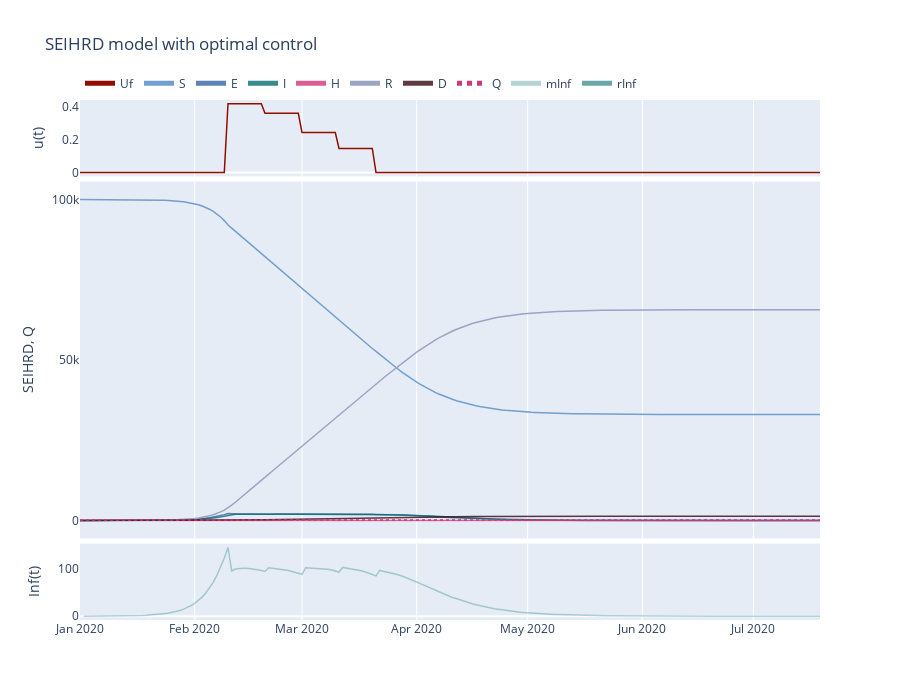

The cell this chart's notebook holds for it:
### Code cell
from MSEIR import MSEIR

city_kwargs = {'n_periods': 200, 'N': 100000,
               'R_0': 2.0, 'tLat': 2, 'tInf': 2, 'tHosp': 2,
               'pMild': 0.90, 'pFatal': 0.20, 'pOvf':0.20,
               'Q': 200, 'S0': 100000-1,
               'E0': 0, 'I0': 1, 'H0': 0, 'R0': 0, 'D0': 0}

m = MSEIR(**city_kwargs)
res = m.solve(optimize=True, solver='SLSQP', bounds=(0,0.9), freq=10, hor=10)
m.plot(res[::10], comps='SEIHRD')

### Figure 1 — Plotly figure (JSON) as saved in the notebook; plotly's stock layout.template omitted (floating-point values rounded to 4 significant figures; data arrays with more than 128 entries replaced by an {"elided": "..."} marker saying what was removed)
{"data": [{"line": {"color": "#910d00", "width": 1.5}, "name": "Uf", "opacity": 1, "type": "scatter", "x": {"elided": "200 str values"}, "xaxis": "x", "y": {"elided": "201 float values"}, "yaxis": "y"}, {"line": {"color": "#729fcf", "width": 1.5}, "name": "S", "opacity": 1, "type": "scatter", "x": {"elided": "200 str values"}, "xaxis": "x2", "y": {"elided": "201 float values"}, "yaxis": "y2"}, {"line": {"color": "#3465a4", "width": 1.5}, "name": "E", "opacity": 0.8, "type": "scatter", "x": {"elided": "200 str values"}, "xaxis": "x2", "y": {"elided": "201 float values"}, "yaxis": "y2"}, {"line": {"color": "#086d71", "width": 1.5}, "name": "I", "opacity": 0.8, "type": "scatter", "x": {"elided": "200 str values"}, "xaxis": "x2", "y": {"elided": "201 float values"}, "yaxis": "y2"}, {"line": {"color": "#cc397b", "width": 1.5}, "name": "H", "opacity": 0.8, "type": "scatter", "x": {"elided": "200 str values"}, "xaxis": "x2", "y": {"elided": "201 float values"}, "yaxis": "y2"}, {"line": {"color": "#9ca4c4", "width": 1.5}, "name": "R", "opacity": 1, "type": "scatter", "x": {"elided": "200 str values"}, "xaxis": "x2", "y": {"elided": "201 float values"}, "yaxis": "y2"}, {"line": {"color": "#380915", "width": 1.5}, "name": "D", "opacity": 0.8, "type": "scatter", "x": {"elided": "200 str values"}, "xaxis": "x2", "y": {"elided": "201 float values"}, "yaxis": "y2"}, {"line": {"color": "#cc397b", "dash": "dot", "width": 1.5}, "name": "Q", "opacity": 1, "type": "scatter", "x": {"elided": "200 str values"}, "xaxis": "x2", "y": {"elided": "201 int values"}, "yaxis": "y2"}, {"line": {"color": "#086d71", "width": 1.5}, "name": "mInf", "opacity": 0.3, "type": "scatter", "x": {"elided": "200 str values"}, "xaxis": "x3", "y": {"elided": "201 float values"}, "yaxis": "y3"}, {"line": {"color": "#086d71", "width": 1.5}, "name": "rInf", "opacity": 0.6, "type": "scatter", "x": {"elided": "200 str values"}, "xaxis": "x3", "y": {"elided": "201 null values"}, "yaxis": "y3"}], "layout": {"height": 700, "legend": {"itemsizing": "constant", "orientation": "h", "x": 0, "y": 1.06}, "title": {"text": "SEIHRD model with optimal control"}, "width": 900, "xaxis": {"anchor": "y", "domain": [0, 1], "matches": "x3", "showticklabels": false}, "xaxis2": {"anchor": "y2", "domain": [0, 1], "matches": "x3", "showticklabels": false}, "xaxis3": {"anchor": "y3", "domain": [0, 1]}, "yaxis": {"anchor": "x", "domain": [0.853, 1], "nticks": 3, "showgrid": false, "title": {"text": "u(t)"}}, "yaxis2": {"anchor": "x2", "domain": [0.157, 0.843], "nticks": 3, "showgrid": false, "title": {"text": "SEIHRD, Q"}}, "yaxis3": {"anchor": "x3", "domain": [0, 0.147], "nticks": 3, "showgrid": false, "title": {"text": "Inf(t)"}}}}
